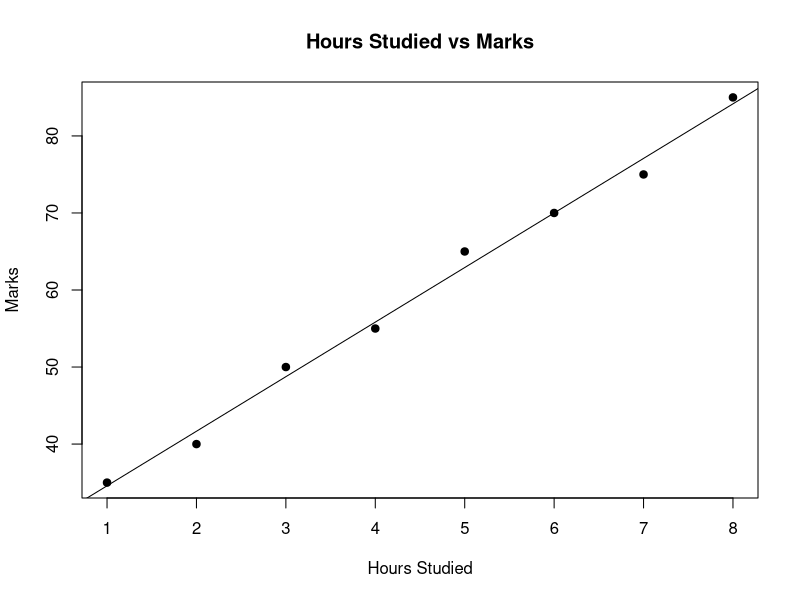

Here is the R script that generated this plot:
# Q7 - Linear Regression

# Given data
hours <- c(1, 2, 3, 4, 5, 6, 7, 8)
marks <- c(35, 40, 50, 55, 65, 70, 75, 85)

# Create linear regression model
model <- lm(marks ~ hours)

# Display model summary
summary(model)

# Display coefficients
cat("Intercept =", coef(model)[1], "\n")
cat("Slope =", coef(model)[2], "\n")

# Predict marks
predicted_marks <- predict(model)

cat("\nPredicted Marks:\n")
print(predicted_marks)

# Scatter plot
plot(
  hours,
  marks,
  main = "Hours Studied vs Marks",
  xlab = "Hours Studied",
  ylab = "Marks",
  pch = 19
)

# Add regression line
abline(model)

# Predict marks for 9 hours of study
new_data <- data.frame(hours = 9)
prediction <- predict(model, newdata = new_data)

cat("\nPredicted marks for 9 hours of study:\n")
print(prediction)
